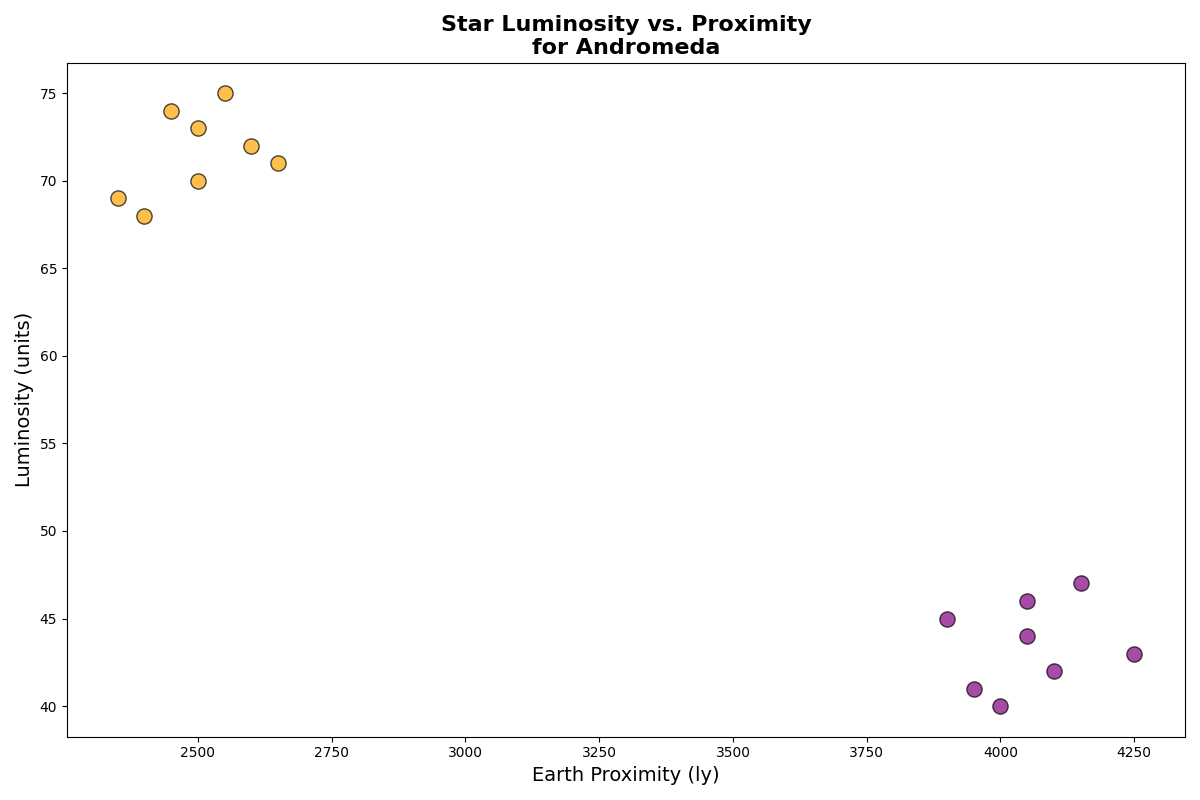

Write the Python code that produced this figure.
import matplotlib.pyplot as plt
import numpy as np

# Handcrafted data for different types of stars in the Andromeda Galaxy
red_giants = {
    "Brightness": [70, 68, 72, 75, 74, 69, 71, 73],
    "Distance": [2500, 2400, 2600, 2550, 2450, 2350, 2650, 2500]
}

main_sequence_stars = {
    "Brightness": [40, 45, 42, 44, 41, 47, 43, 46],
    "Distance": [4000, 3900, 4100, 4050, 3950, 4150, 4250, 4050]
}

plt.figure(figsize=(12, 8))

plt.scatter(red_giants["Distance"], red_giants["Brightness"], 
            color='orange', s=120, alpha=0.7, edgecolors='k')
plt.scatter(main_sequence_stars["Distance"], main_sequence_stars["Brightness"], 
            color='purple', s=120, alpha=0.7, edgecolors='k')

plt.title('Star Luminosity vs. Proximity\nfor Andromeda', fontsize=16, fontweight='bold')
plt.xlabel('Earth Proximity (ly)', fontsize=14)
plt.ylabel('Luminosity (units)', fontsize=14)

plt.tight_layout()

plt.show()
